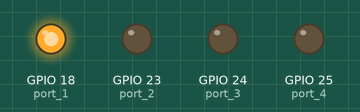
Simulated run of this program. Board: Raspberry Pi (BCM pin numbers). Parts: output pins drawn as LEDs (lit = HIGH).

Above: at 0.2 s.
At 1.0 s:
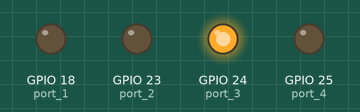
At 2.2 s:
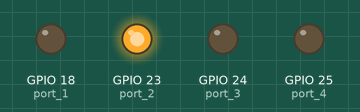
At 3.0 s:
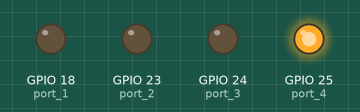
Timing chart, 0 to 3.7 s (numbered marks = the images above):
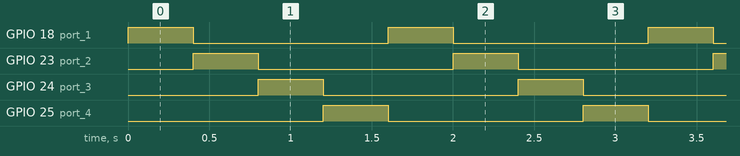

Measured:
- by itself, GPIO 18 (port_1), GPIO 23 (port_2), GPIO 24 (port_3), GPIO 25 (port_4): alternates HIGH for 0.40 s and LOW for 1.2 s
- by itself, everything shown: repeats every 1.6 s, in 4 steps

The program:

3_ex02.py
```python
import RPi.GPIO as GPIO
import time

port_1=18
port_2=23
port_3=24
port_4=25
delay=0.4

GPIO.setmode(GPIO.BCM)
GPIO.setwarnings(False)
GPIO.setup(port_1,GPIO.OUT)
GPIO.setup(port_2,GPIO.OUT)
GPIO.setup(port_3,GPIO.OUT)
GPIO.setup(port_4,GPIO.OUT)

def state_1(delay):
    GPIO.output(port_1,True)
    GPIO.output(port_4,False)
    time.sleep(delay)

def state_2(delay):
    GPIO.output(port_2,True)
    GPIO.output(port_1,False)
    time.sleep(delay)

def state_3(delay):
    GPIO.output(port_3,True)
    GPIO.output(port_2,False)
    time.sleep(delay)

def state_4(delay):
    GPIO.output(port_4,True)
    GPIO.output(port_3,False)
    time.sleep(delay)

while(True):
    state_1(delay)
    state_2(delay)
    state_3(delay)
    state_4(delay)
            
```
